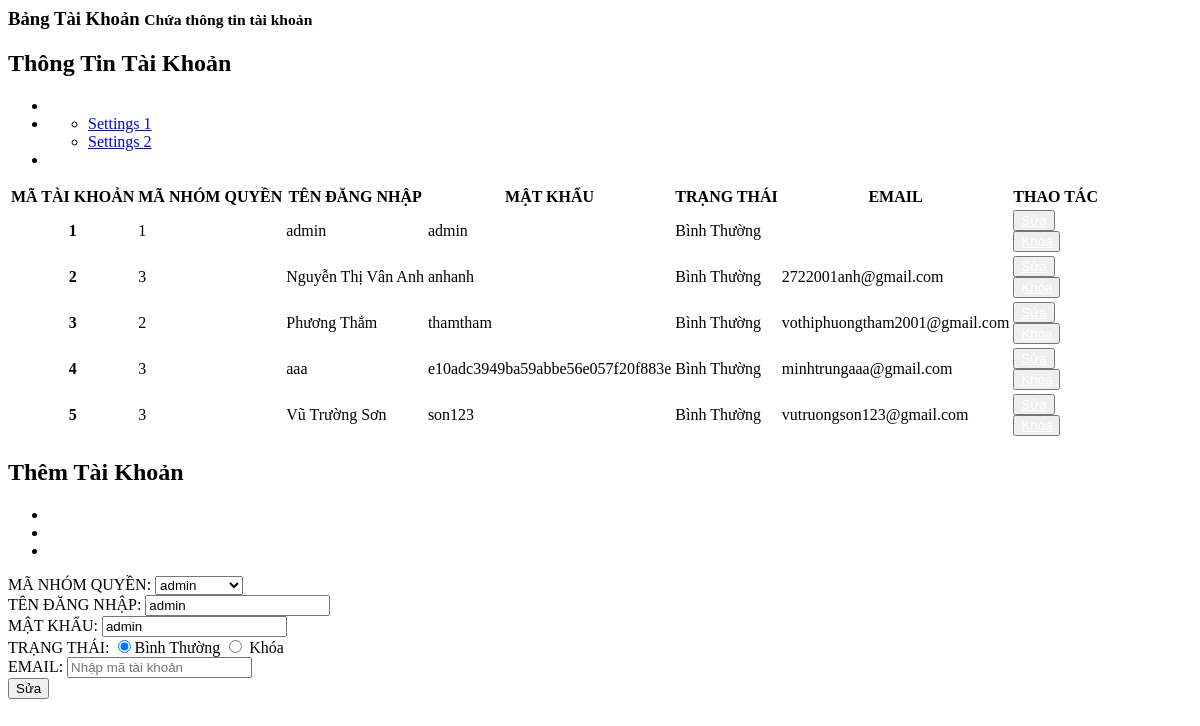
/admin/dashboard/manage_account.php?updatetk=1, run on the app's committed database.
### tables this page shows
CREATE TABLE `taikhoan` (
  `MA_TK` int(10) UNSIGNED NOT NULL,
  `MA_GROUP_QUYEN` int(10) UNSIGNED DEFAULT NULL,
  `TEN_DANG_NHAP` varchar(50) NOT NULL,
  `MAT_KHAU` varchar(500) NOT NULL,
  `STATUS` int(1) NOT NULL DEFAULT 1,
  `EMAIL` varchar(50) NOT NULL
);

CREATE TABLE `groupquyen` (
  `MA_GROUP_QUYEN` int(10) UNSIGNED NOT NULL,
  `TEN_GROUP_QUYEN` varchar(20) NOT NULL
);

### admin/dashboard/manage_account.php (the view, shortened to what this page needs)
<?php
$action_permission = "./action/add_account.php";
$displayupdate = 'none';
$displayblock = 'block';
$MA_TK = "";
$MA_GQ = "";
$TEN_DN = "";
$MK = "";
$EMAIL = "";
$TEN_GQ = "";
if (isset($_GET['updatetk'])) {
  $displayupdate = 'block';
  $id_ma_tk = $_GET['updatetk'];
  $showAccount = "SELECT * FROM taikhoan WHERE MA_TK = '$id_ma_tk'";
  $data1 = mysqli_fetch_assoc(mysqli_query($connect, $showAccount));
  $MA_TK = $data1['MA_TK'];
  $MA_GQ = $data1['MA_GROUP_QUYEN'];
  $TEN_DN = $data1['TEN_DANG_NHAP'];
  $MK = $data1['MAT_KHAU'];
  $EMAIL = $data1['EMAIL'];
  $showPermission = "SELECT * FROM groupquyen WHERE MA_GROUP_QUYEN='$MA_GQ'";
  $data = mysqli_fetch_assoc(mysqli_query($connect, $showPermission));
  $TEN_GQ = $data['TEN_GROUP_QUYEN'];
  $action_permission = "./action/update_account.php";
}
?>
<div class="right_col" role="main">
  <div class="">
    <div class="page-title">
      <div class="title_left">
        <h3>Bảng Tài Khoản <small>Chứa thông tin tài khoản</small></h3>
      </div>
    </div>
    <div class="row">
      <div class="col-md-8 col-sm-6 col-xs-12">
        <div class="x_panel">
          <div class="x_title">
            <h2>Thông Tin Tài Khoản </h2>
            <ul class="nav navbar-right panel_toolbox">
              <li><a class="collapse-link"><i class="fa fa-chevron-up"></i></a>
              </li>
              <li class="dropdown">
                <ul class="dropdown-menu" role="menu">
                  <li><a href="#">Settings 1</a>
                  </li>
                  <li><a href="#">Settings 2</a>
                  </li>
                </ul>
              </li>
              <li><a class="close-link"><i class="fa fa-close"></i></a>
              </li>
            </ul>
          </div>
          <div class="x_content" style="overflow: auto;">
            <table class="table table-striped">
              <thead>
                <tr>
                  <th>MÃ TÀI KHOẢN</th>
                  <th>MÃ NHÓM QUYỀN</th>
                  <th>TÊN ĐĂNG NHẬP</th>
                  <th>MẬT KHẨU</th>
                  <th>TRẠNG THÁI</th>
                  <th>EMAIL</th>
                  <th>THAO TÁC</th>
                </tr>
              </thead>
              <tbody>
                <?php
                $getAccount = "SELECT * FROM taikhoan";
                $Accounts = mysqli_query($connect, $getAccount);
                while ($Account = mysqli_fetch_array($Accounts)) {
                  if($Account['STATUS']=='1'){
                    $trangthai="Bình Thường";
                    $displayblock = 'block';
                  } else {
                    $trangthai = "Đã Khóa";
                    $displayunblock = 'block';
                    $displayblock = 'none';
                  }
                ?>
                  <tr>
                    <th scope="row"><?php echo $Account['MA_TK']  ?></th>
                    <td><?php echo $Account['MA_GROUP_QUYEN'] ?></td>
                    <td><?php echo $Account['TEN_DANG_NHAP'] ?></td>
                    <td><?php echo $Account['MAT_KHAU'] ?></td>
                    <td><?php echo $trangthai ?></td>
                    <td><?php echo $Account['EMAIL'] ?></td>
                    <td>
                      <button id="open-update-PN" type="button" class="btn btn-warning" onclick=''><a style="color: white;" href="index.php?manage=accounts&updatetk=<?php echo $Account['MA_TK'] ?>">Sửa</a></button>
                      <button type="submit" style="display:<?php echo $displayblock ?>" class="btn btn-success">
                        <a style="color: white;" href="index.php?manage=accounts&blockstt=<?php echo $Account['STATUS']?>&matk=<?php echo $Account['MA_TK'] ?>">Khóa</a>
                      </button>
                    </td>
                  </tr>
                <?php
                }
                ?>
              </tbody>
            </table>
          </div>
        </div>
      </div>
      <div class="col-md-4 col-sm-6 col-xs-12">
        <div class="x_panel">
          <div class="x_title">
            <h2>Thêm Tài Khoản</h2>
            <ul class="nav navbar-right panel_toolbox">
              <li><a class="collapse-link"><i class="fa fa-chevron-up"></i></a>
              </li>
              <li class="dropdown">
              </li>
              <li><a class="close-link"><i class="fa fa-close"></i></a>
              </li>
            </ul>
          </div>
          <div class="x_content">
            <form action="<?php echo $action_permission ?>" method="get" id='form-account' >
              <div class="form-group">
                <div class="form-group">
                  <label for="manhomquyen">MÃ NHÓM QUYỀN:</label>
                  <select class="form-control" id="manhomquyen" name="manhomquyen">
                    <option value="<?php echo  $MA_GQ ?>" selected><?php echo  $TEN_GQ ?></option>
                  </select>
                </div>
                <div class="form-group">
                  <label for="tendn">TÊN ĐĂNG NHẬP:</label>
                  <input type="text" class="form-control" id="tendn" placeholder="Nhập mã tài khoản" name="tendn" value="<?php echo  $TEN_DN ?>" require>
                </div>
                <div class="form-group">
                  <label for="mk">MẬT KHẨU:</label>
                  <input type="text" class="form-control" id="mk" placeholder="Nhập mã tài khoản" name="mk" value="<?php echo  $MK ?>" require>
                </div>
                <div class="form-group row">
                  <label for="trangthai">TRẠNG THÁI:</label>
                  <?php
                    $checked="";
                    $unchecked="";
                    $gettt = mysqli_query($connect, "SELECT STATUS from taikhoan WHERE MA_TK='$MA_TK'");
                    if ($gettt->num_rows > 0) {
                      while ($row = $gettt->fetch_assoc()) {
                        if ($row["STATUS"] == '1') {
                          $checked="checked" ;
                          $unchecked="";
                        } else if ($row["STATUS"] == '0') {
                          $unchecked="checked";
                          $checked="";
                        }
                      }
                    }
                  ?>
                  <input type="radio" <?php echo $checked;?> class="form-control" id="trangthai" name="trangthai" value="1" require>Bình Thường
                  <input type="radio" <?php echo $unchecked;?> class="form-control" id="trangthai" name="trangthai" value="0" require> Khóa
                </div>
                <div class="form-group">
                  <label for="email">EMAIL:</label>
                  <input type="text" class="form-control" id="email" placeholder="Nhập mã tài khoản" name="email" value="<?php echo  $EMAIL ?>" require>
                </div>
                <div id="button-update-PN" style="display:<?php echo $displayupdate ?>">
                  <button type="submit" class="btn btn-warning">Sửa</button>
                </div>
            </form>
          </div>
        </div>
      </div>
    </div>
  </div>
</div>

### data on the page
taikhoan: MA_TK "1", MA_GROUP_QUYEN "1", TEN_DANG_NHAP "admin", MAT_KHAU "admin", STATUS "Bình Thường", tendn "admin", mk "admin"
taikhoan: MA_TK "2", MA_GROUP_QUYEN "3", TEN_DANG_NHAP "Nguyễn Thị Vân Anh", MAT_KHAU "anhanh", STATUS "Bình Thường", EMAIL "2722001anh@gmail.com"
taikhoan: MA_TK "3", MA_GROUP_QUYEN "2", TEN_DANG_NHAP "Phương Thắm", MAT_KHAU "thamtham", STATUS "Bình Thường", EMAIL "vothiphuongtham2001@gmail.com"
taikhoan: MA_TK "4", MA_GROUP_QUYEN "3", TEN_DANG_NHAP "aaa", MAT_KHAU "e10adc3949ba59abbe56e057f20f883e", STATUS "Bình Thường", EMAIL "minhtrungaaa@gmail.com"
taikhoan: MA_TK "5", MA_GROUP_QUYEN "3", TEN_DANG_NHAP "Vũ Trường Sơn", MAT_KHAU "son123", STATUS "Bình Thường", EMAIL "vutruongson123@gmail.com"
groupquyen: manhomquyen "admin"
